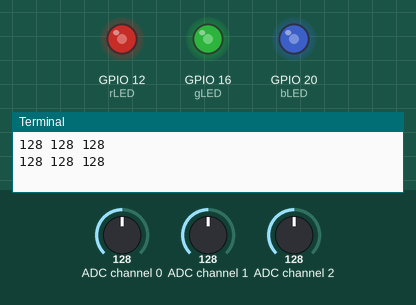
Recording of a program running on a simulated Raspberry Pi (BCM pin numbers). On the bench: output pins drawn as LEDs (lit = HIGH), the last lines printed to the terminal. The inputs (shaded band) are chosen by the test bench; at power-on: ADC channel 0 = 128, ADC channel 1 = 128, ADC channel 2 = 128 (analog values on the 0–255 scale).

Above: at 1.2 s.
1.3 s: ADC channel 0 set to 178
At 3.5 s:
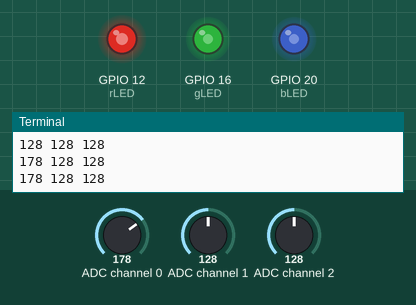
4.5 s: ADC channel 1 set to 178
At 7.2 s:
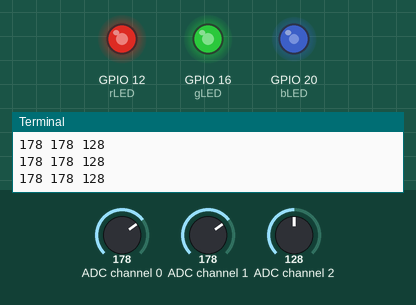
7.5 s: ADC channel 2 set to 178
At 9.6 s:
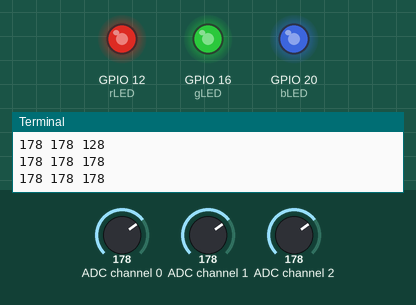
10.5 s: ADC channel 0 set to 224
At 13.2 s:
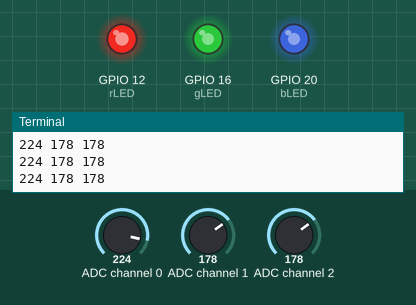
13.5 s: ADC channel 1 set to 224
At 15.7 s:
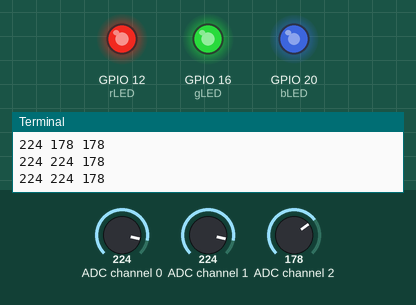
16.5 s: ADC channel 2 set to 224
At 19.3 s:
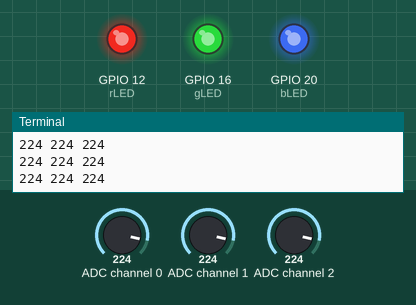
Timing chart, 0 to 20.5 s (numbered marks = the images above; inputs shaded):
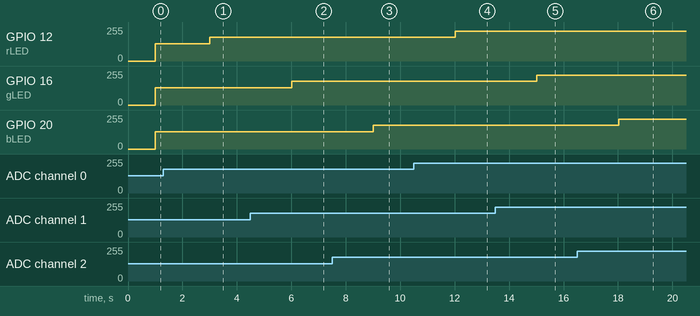

The program:

Lesson15AnalogRGBHW.py
```python
import RPi.GPIO as GPIO
import ADC0834
from time import sleep

# since the ADC0834 library uses the Broadcom setting for the GPIO pins, we follow the same scheme
GPIO.setmode(GPIO.BCM)
ADC0834.setup() # this should take care of the setup inside the chip

rLED = 12
gLED = 16
bLED = 20
GPIO.setup(rLED, GPIO.OUT)
GPIO.setup(gLED, GPIO.OUT)
GPIO.setup(bLED, GPIO.OUT)
rPWM = GPIO.PWM(rLED, 1000)
gPWM = GPIO.PWM(gLED, 1000)
bPWM = GPIO.PWM(bLED, 1000)
rDC = 0
gDC = 0
bDC = 0
rPWM.start(rDC)
gPWM.start(gDC)
bPWM.start(bDC)

try:
    while True:
        rVal = ADC0834.getResult(0) # read input from channel 0 on the chip (which has the potentiometer for red color hooked into!)
        gVal = ADC0834.getResult(1) # read input from channel 1 on the chip (which has the potentiometer for red color hooked into!)
        bVal = ADC0834.getResult(2) # read input from channel 2 on the chip (which has the potentiometer for red color hooked into!)
        print(rVal, gVal, bVal)

        sleep(1)
        rDC = rVal / 255 * 100
        gDC = gVal / 255 * 100
        bDC = bVal / 255 * 100

        #print("rVal = ", rVal, "rDC = ", rDC, "--------", "gVal = ", gVal, "gDC = ", gDC, "--------", "bVal = ", bVal, "bDC = ", bDC)
        rPWM.ChangeDutyCycle(rDC)
        gPWM.ChangeDutyCycle(gDC)
        bPWM.ChangeDutyCycle(bDC)

except KeyboardInterrupt:
    GPIO.cleanup()
    print('GPIO good to go!')
```

Measured:
- after the input at 1.3 s, GPIO 12 (rLED): 128/255 → 178/255 after 1.7 s
- after the input at 4.5 s, GPIO 16 (gLED): 128/255 → 178/255 after 1.5 s
- after the input at 7.5 s, GPIO 20 (bLED): 128/255 → 178/255 after 1.5 s
- after the input at 10.5 s, GPIO 12 (rLED): 178/255 → 224/255 after 1.5 s
- after the input at 13.5 s, GPIO 16 (gLED): 178/255 → 224/255 after 1.5 s
- after the input at 16.5 s, GPIO 20 (bLED): 178/255 → 224/255 after 1.5 s
